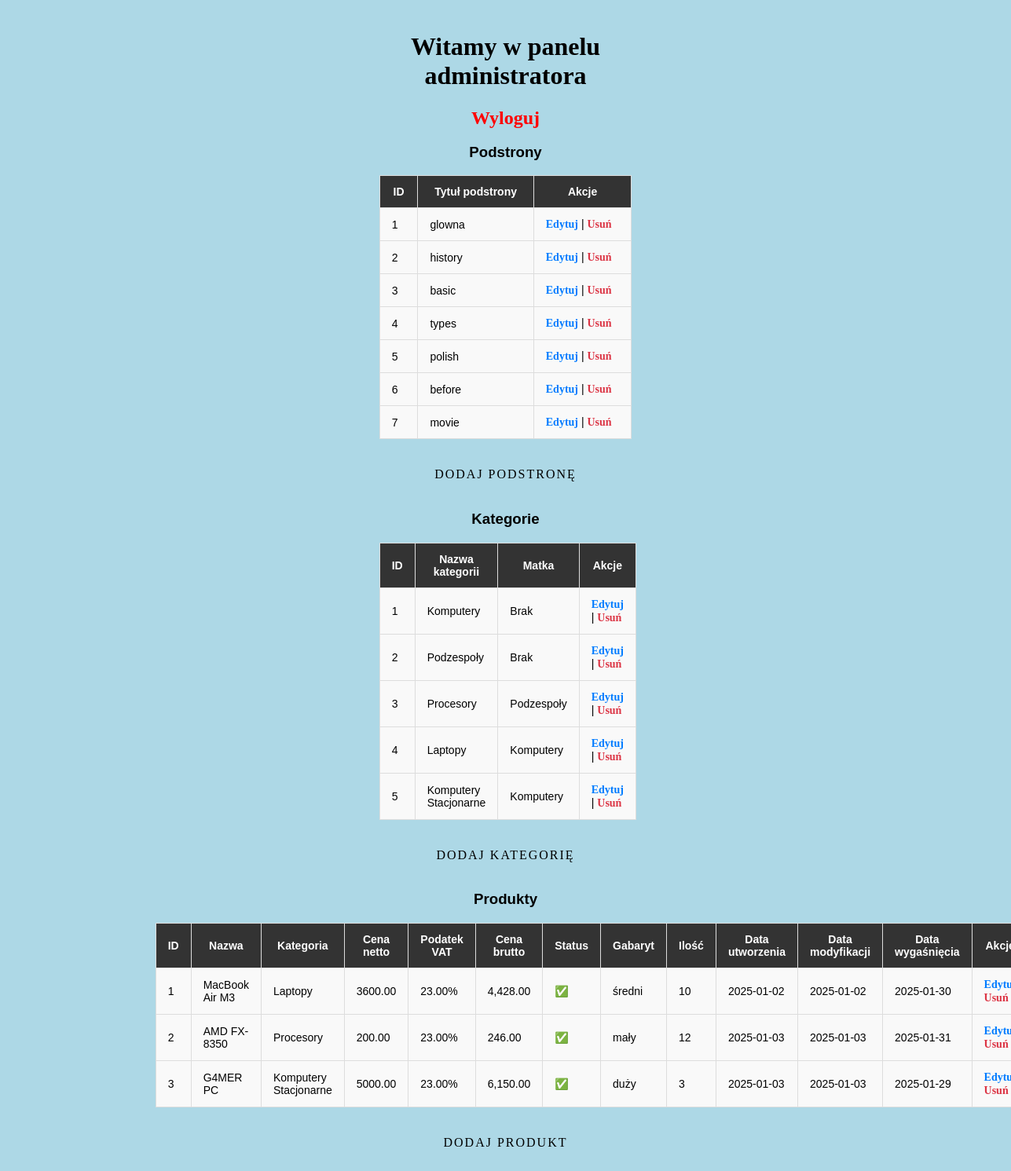
Before: /admin/admin.php (signed in) with the older database file.
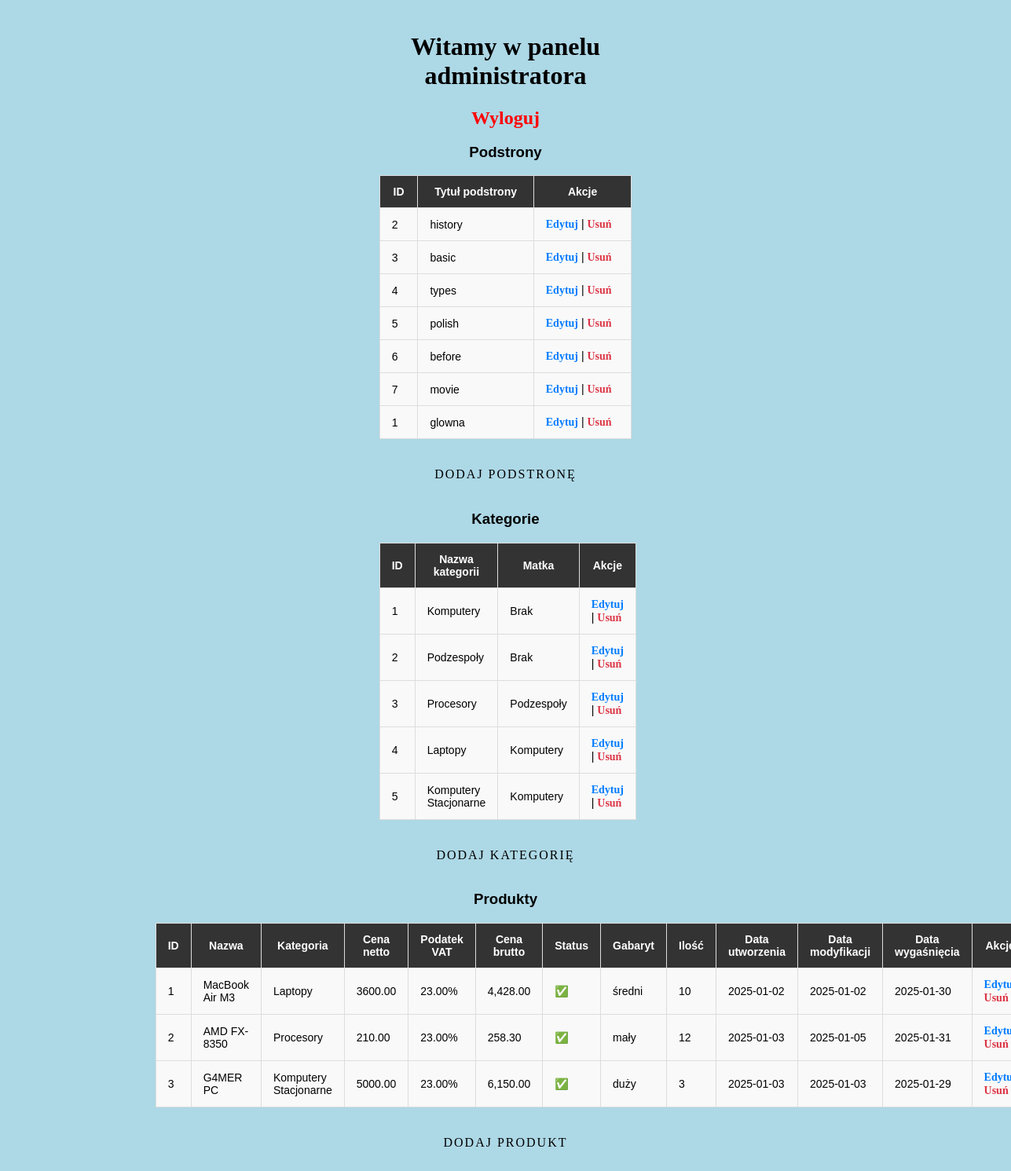
After: the same page with the newer database file.
### tables this page shows
CREATE TABLE `page_list` (
  `id` int(11) NOT NULL,
  `page_title` varchar(255) NOT NULL,
  `page_content` text NOT NULL,
  `status` int(11) NOT NULL DEFAULT 1
);

CREATE TABLE `categories` (
  `id` int(11) NOT NULL,
  `matka` int(11) DEFAULT 0,
  `nazwa` varchar(255) NOT NULL
);

CREATE TABLE `produkty` (
  `id` int(11) NOT NULL,
  `tytul` varchar(255) NOT NULL,
  `opis` text DEFAULT NULL,
  `data_utworzenia` date NOT NULL DEFAULT current_timestamp(),
  `data_modyfikacji` date DEFAULT current_timestamp(),
  `data_wygasniecia` date DEFAULT NULL,
  `cena_netto` decimal(10,2) NOT NULL,
  `podatek_vat` decimal(4,2) NOT NULL,
  `ilosc` int(11) NOT NULL DEFAULT 0,
  `status_dostepnosci` tinyint(1) NOT NULL DEFAULT 1,
  `gabaryt` enum('mały','średni','duży','transport') DEFAULT 'mały',
  `zdjecie` varchar(255) DEFAULT NULL,
  `category_id` int(11) NOT NULL
);

### admin/admin.php (the view, shortened to what this page needs)
<!DOCTYPE html>
<html lang="en">
<head>
    <link rel="stylesheet" href="../css/style.css">
</head>
<body>
<div class='main'>
<?php
require('cfg.php');
echo "<div class='main'>";
function ListaPodstron() {
    global $conn;
    $wynik = '<h3>Podstrony</h3>'.'<table class="tabela_akcji">'.'<tr><th>ID</th><th>Tytuł podstrony</th><th>Akcje</th></tr>';
    $query = "SELECT id, page_title FROM page_list";
    $result = mysqli_query($conn, $query);
    if ($result) {
        while ($row = mysqli_fetch_assoc($result)) {
            $id = $row['id'];
            $page_title = $row['page_title'];
            $wynik .= '<tr>'.'<td>' . $id . '</td>'.'<td>' . $page_title . '</td>'.'<td><a href="'.$_SERVER['PHP_SELF'].'?action=edytuj&id='.$id.'" class="btn-edytuj">Edytuj</a> | <a href="'.$_SERVER['PHP_SELF'].'?action=usun&id='.$id.'" class="btn-usun">Usuń</a></td>'.'</tr>';
        }
    } else {
        $wynik .= '<tr><td colspan="3">Brak podstron do wyświetlenia.</td></tr>';
    }
    $wynik .= '</table>';
    $wynik .= '<br><br><a href="'.$_SERVER['PHP_SELF'].'?action=dodaj" class="shine">Dodaj podstronę</a> <br /> <br />';
    echo $wynik;
}
 function ListaKategorii() {
    global $conn;
    $wynik = '<h3>Kategorie</h3>'.'<table class="tabela_akcji">'.'<tr><th>ID</th><th>Nazwa kategorii</th><th>Matka</th><th>Akcje</th></tr>';
    $query = "SELECT c.id, c.nazwa, IFNULL(m.nazwa, 'Brak') AS matka_nazwa
              FROM categories c
              LEFT JOIN categories m ON c.matka = m.id";
    $result = mysqli_query($conn, $query);
    if ($result) {
        while ($row = mysqli_fetch_assoc($result)) {
            $id = $row['id'];
            $nazwa = $row['nazwa'];
            $matka = $row['matka_nazwa'];
            $wynik .= '<tr>'.'<td>' . $id . '</td>'.'<td>' . $nazwa . '</td>'.'<td>' . $matka . '</td>'.'<td><a href="'.$_SERVER['PHP_SELF'].'?action_kategoria=edytuj&id='.$id.'" class="btn-edytuj">Edytuj</a> | <a href="'.$_SERVER['PHP_SELF'].'?action_kategoria=usun&id='.$id.'" class="btn-usun">Usuń</a></td>'.'</tr>';
        }
    } else {
        $wynik .= '<tr><td colspan="4">Brak kategorii do wyświetlenia.</td></tr>';
    }
    $wynik .= '</table>';
    $wynik .= '<br><br><a href="'.$_SERVER['PHP_SELF'].'?action_kategoria=dodaj" class="shine">Dodaj kategorię</a> <br /> <br />';
    echo $wynik;
}
function ListaProduktow() {
    global $conn;
    $wynik = '<div id="produkty">';
    $wynik .= '<h3>Produkty</h3>';
    $wynik .= '<table class="tabela_akcji" id="tabela_akcji_produkty"><tr><th>ID</th><th>Nazwa</th><th>Kategoria</th><th>Cena netto</th><th>Podatek VAT</th><th>Cena brutto</th><th>Status</th><th>Gabaryt</th><th>Ilość</th><th>Data utworzenia</th><th>Data modyfikacji</th><th>Data wygaśnięcia</th><th>Akcje</th></tr>';
    $query = "SELECT p.id, p.tytul AS title, c.nazwa AS category, p.cena_netto AS price, p.podatek_vat AS vat, p.status_dostepnosci,
                     p.gabaryt, p.ilosc, p.data_utworzenia, p.data_modyfikacji, p.data_wygasniecia
              FROM produkty p
              LEFT JOIN categories c ON p.category_id = c.id";
    $result = mysqli_query($conn, $query);
    if ($result) {
        while ($row = mysqli_fetch_assoc($result)) {
            $cena_brutto = $row['price'] * (1 + $row['vat'] / 100);
            $status = $row['status_dostepnosci'] == 1 ? '✅' : '❌';
            $data_utworzenia = $row['data_utworzenia'] ? $row['data_utworzenia'] : 'Brak';
            $data_modyfikacji = $row['data_modyfikacji'] ? $row['data_modyfikacji'] : 'Brak';
            $data_wygasniecia = $row['data_wygasniecia'] ? $row['data_wygasniecia'] : 'Brak';
            $wynik .= '<tr>';
        $wynik .= '<td>'.$row['id'].'</td>';
        $wynik .= '<td>'.$row['title'].'</td>';
        $wynik .= '<td>'.($row['category'] ?? 'Brak').'</td>';
        $wynik .= '<td>'.$row['price'].'</td>';
        $wynik .= '<td>'.$row['vat'].'%</td>';
        $wynik .= '<td>'.number_format($cena_brutto, 2).'</td>';
        $wynik .= '<td>'.$status.'</td>';
        $wynik .= '<td>'.$row['gabaryt'].'</td>';
        $wynik .= '<td>'.$row['ilosc'].'</td>';
        $wynik .= '<td>'.$data_utworzenia.'</td>';
        $wynik .= '<td>'.$data_modyfikacji.'</td>';
        $wynik .= '<td>'.$data_wygasniecia.'</td>';
        $wynik .= '<td>
                        <a href="'.$_SERVER['PHP_SELF'].'?action_produkt=edytuj&id='.$row['id'].'" class="btn-edytuj">Edytuj</a>
                        <a href="'.$_SERVER['PHP_SELF'].'?action_produkt=usun&id='.$row['id'].'" class="btn-usun">Usuń</a>
                   </td>';
        $wynik .= '</tr>';
        }
    } else {
        $wynik .= '<tr><td colspan="12">Brak produktów do wyświetlenia.</td></tr>';
    }
    $wynik .= '</table>';
    $wynik .= '<br><br><a href="'.$_SERVER['PHP_SELF'].'?action_produkt=dodaj" class="shine">Dodaj produkt</a><br /><br />';
    $wynik .= '</div>';
    return $wynik;
}
if (isset($_SESSION['admin_logged_in']) && $_SESSION['admin_logged_in'] === true) {
    echo '<div id="logged_admin">';
    echo '<h1>Witamy w panelu administratora</h1>';
    echo '<a href="wylogowanie.php" class="a_wyloguj"> Wyloguj </a>';
    echo ListaPodstron();
    echo ListaKategorii();
    echo ListaProduktow();
} else {
    echo FormularzLogowania();
}
echo '</div>';
?>
</div>
</body>
</html>

### css/style.css (style rules this page uses)
body { background-color: lightblue; font-family: sans-serif; margin: 0; padding: 0; }
h1 { font-family: Cambria, Cochin, Georgia, Times, 'Times New Roman', serif; font-size: 32px; font-style: normal; text-align: center; }
a { font-family: Cambria, Cochin, Georgia, Times, 'Times New Roman', serif; font-style: normal; text-align: center; text-decoration: none; color:black; }
.main { margin: auto; width: 50%; padding: 10px; text-align: center; margin-top: 100px; }
.a_wyloguj { color: red; font-size: 24px; transition: transform 0.3s ease, font-size 0.3s ease; font-weight: bold; }
.shine { color: black; font-size: 16px; text-decoration: none; text-transform: uppercase; overflow: hidden; transition: .5s; letter-spacing: 2px; }
#logged_admin { margin-top: -200px; }
.tabela_akcji { width: 100%; border-collapse: collapse; font-size: 14px; text-align: left; }
#tabela_akcji_produkty { margin-left: -285px; }
.tabela_akcji th, .tabela_akcji td { padding: 12px 15px; border: 1px solid #ddd; }
.tabela_akcji th { background-color: #333; color: #fff; text-align: center; font-weight: bold; }
.tabela_akcji tr { background-color: #f9f9f9; }
.btn-edytuj { color: #007bff; text-decoration: none; font-weight: bold; }
.btn-usun { color: #dc3545; text-decoration: none; font-weight: bold; }

Changed rows visible on the page:
changed page_list "glowna": moves down the list
changed produkty "AMD FX-8350": cena_netto "200.00" → "210.00"; cena_brutto "246.00" → "258.30"; data_modyfikacji "2025-01-03" → "2025-01-05"
